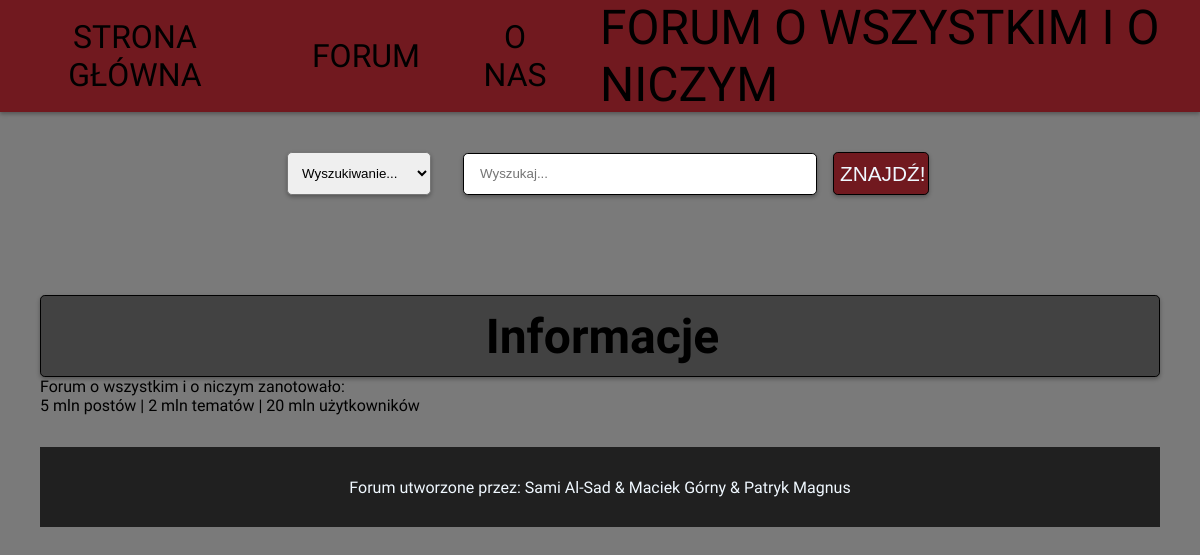
The app's page /, older data.
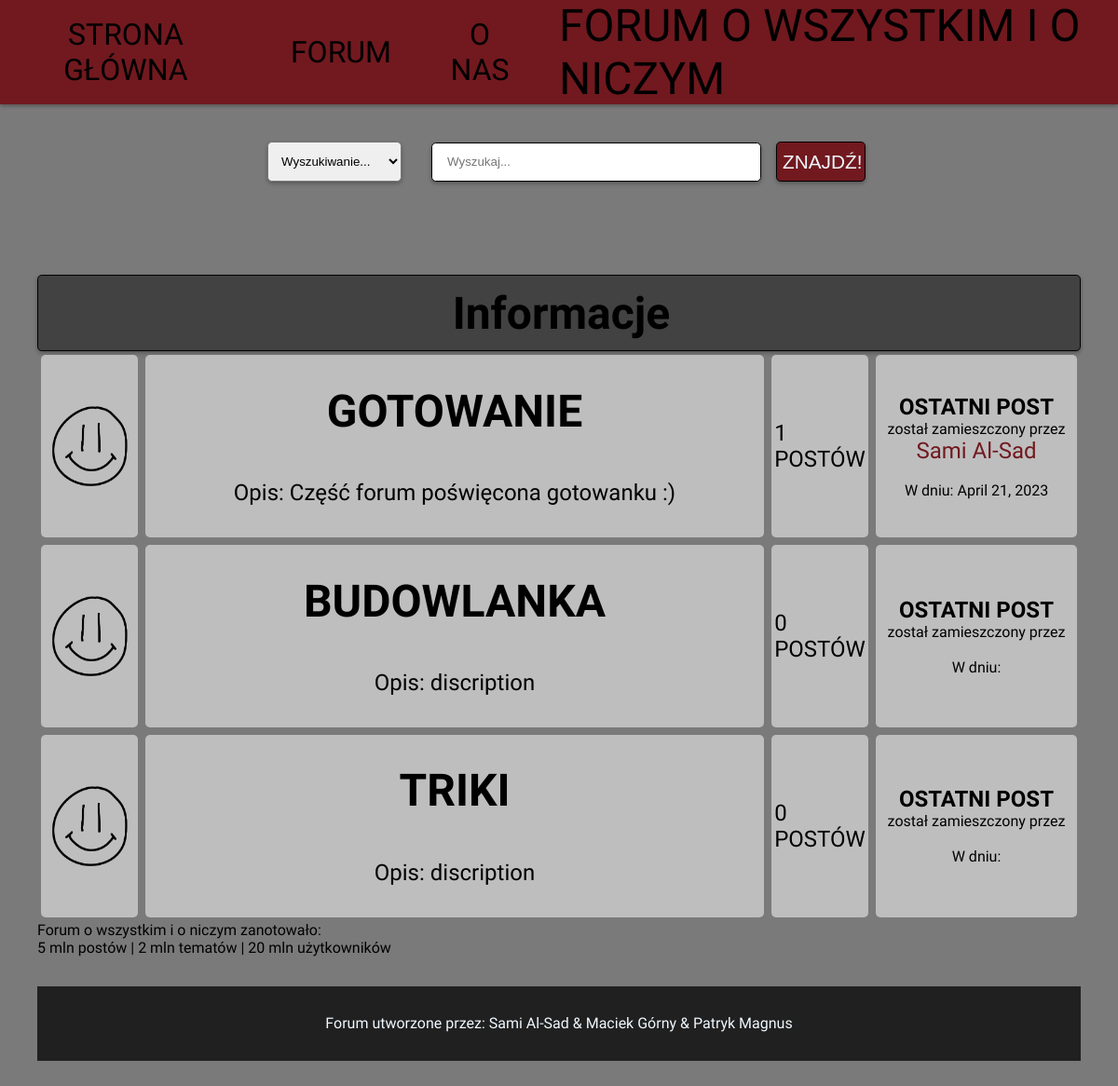
The same page, newer data.
### APPNAME/models.py (models this page shows, shortened)
class Category(models.Model):
    title = models.CharField(max_length=50)
    slug = models.SlugField(max_length=400, unique=True, blank=True)
    discription = models.TextField(default="discription")
    class Meta:
        verbose_name_plural = "categories"
    def get_url(self):
        return reverse("posts" ,kwargs={
            "slug":self.slug
        })
    @property
    def num_posts(self):
        return Post.objects.filter(categores=self).count()
    @property
    def last_post(self):
        return Post.objects.filter(categores=self).latest("date")

class Post(models.Model):
    title = models.CharField(max_length=400)
    slug = models.SlugField(max_length=400, unique=True, blank=True)
    user = models.ForeignKey(Author, on_delete=models.CASCADE)
    content = HTMLField()
    categores = models.ManyToManyField(Category)
    date = models.DateTimeField(auto_now_add=True)
    approved = models.BooleanField(default=False)
    hit_count_generic = GenericRelation(HitCount, object_id_field='object_pk', related_query_name='hit_count_generic_relation')
    tags = TaggableManager()
    comments = models.ManyToManyField(Comment, blank=True)
    def get_url(self):
        return reverse("detail" ,kwargs={
            "slug":self.slug
        })

class Author(models.Model):
    user = models.ForeignKey(User, on_delete=models.CASCADE)
    fullname = models.CharField(max_length=40, blank=True)
    slug = models.SlugField(max_length=400, unique=True, blank=True)
    bio = HTMLField()
    profile_pic = ResizedImageField(size=[50, 80], quality=100, upload_to="authors", default="None", null=True, blank=True)

### APPNAME/views.py (the view)
# urls.py: path("", home, name="home"),
def home(request):
    forums = Category.objects.all()
    context = {
        "forums":forums,
    }
    return render(request, "home.html", context)

### templates/home.html (shortened to what this page needs)
{% extends 'base.html' %} {% block content %}
<div class="container">
  <div class="forum">
    <div class="forum-title">
      <h1 class="tytul">Informacje</h1>
    </div>
    {% for forum in forums %}
    <div class="forum-row">
      <div class="forum-icon forum-columns center">
        <i class="trzeba tu dodac jakas graficzke dawg"
          ><img
            class="smile"
            alt="buont"
        /></i>
      </div>
      <div class="forum-description forum-columns">
        <h1>
          <a class="tytul-naglowek" href="{{forum.get_url}}">{{forum.title}}</a>
        </h1>
        <p class="opis-lol">Opis: {{forum.discription}}</p>
      </div>
      <div class="forum-statistics forum-columns center">
        <span class="infoposty">{{forum.num_posts}} postów </span>
      </div>
      <div class="forum-information forum-columns">
        <b
          ><a href="{{forum.last_post.get_url}}" class="ostatnipost"
            >Ostatni post</a
          ></b
        >
        został zamieszczony przez
        <a class="przez" href="">{{forum.last_post.user.fullname | title}} </a>
        <br />
        W dniu: {{forum.last_post.date | date}}
      </div>
    </div>
    {% endfor %}
  </div>
  <div class="someinfo">
    <div class="stats">Forum o wszystkim i o niczym zanotowało:</div>
    <div>
      <span>5 mln postów | 2 mln tematów | 20 mln użytkowników</span>
    </div>
  </div>
  {% endblock content %}

### templates/base.html (shortened to what this page needs)
{% load static %}
<!DOCTYPE html>
<html lang="en">
  <head>
    <link rel="stylesheet" href=" {% static 'style.css' %} " />
  </head>
  <body>
    <header>
      <div class="navbar">
        <nav class="navigation" id="navbar" style="padding: 0px">
          <ul
            class="navbar-list"
            style="margin-bottom: 0px; margin-top: 0px; padding-left: 0px"
          >
            <li class="navbar-items">
              <a href="">Strona Główna</a>
            </li>
            <li class="navbar-items">
              <a href="#">Forum</a>
            </li>
            <li class="navbar-items">
              <a href="#">O nas</a>
            </li>
          </ul>
        </nav>
        <div class="brand-logo">
          <a class="logo"> Forum O wszystkim i o niczym </a>
        </div>
      </div>
      <div class="searching">
        <select name="" id="">
          <option value="anything">Wyszukiwanie...</option>
        </select>
        <input type="text" name="q" id="wyszukaj" placeholder="Wyszukaj..." />
        <button id="guzik">Znajdź!</button>
      </div>
    </header>
    {% block content %} {% endblock content %}
    <footer class="dol">
      <span class="info"
        >Forum utworzone przez: Sami Al-Sad & Maciek Górny & Patryk Magnus</span
      >
    </footer>
  </body>
</html>

### static/style.css (style rules this page uses)
body { margin: 0; font-size: 1rem; background-color: rgb(122, 122, 122); font-family: "Sigmar", cursive; }
header { margin: 0; }
.navbar { display: flex; align-items: center; justify-content: center; width: 100%; height: 7rem; font-size: 2rem; background-color: rgb(113, 25, 31); box-shadow: 0 2px 4px rgba(0, 0, 0, 0.3); }
.brand-logo { height: 100%; width: 50%; display: flex; align-items: center; justify-content: center; text-transform: uppercase; }
.logo { font-size: 3rem; }
.navigation { padding: 12px; width: 15rem; height: 15rem; width: 50%; height: 100%; display: flex; align-items: center; justify-content: center; }
.navbar-list { list-style-type: none; overflow: hidden; width: 100%; height: 100%; display: flex; flex-direction: row; align-items: center; justify-content: flex-start; }
.navbar-items a { color: black; text-decoration: none; text-transform: uppercase; text-align: center; display: block; font-size: 2rem; padding: 10px; margin-right: 2rem; }
.searching { padding: 40px; display: flex; justify-content: center; align-items: center; flex-direction: row; }
.searching select { padding: 10px; width: 9rem; height: 2.7rem; border-radius: 0.3rem; box-shadow: 0 2px 4px rgba(0, 0, 0, 0.3); cursor: pointer; margin-left: 1rem; margin-right: 1rem; }
#wyszukaj { width: 20rem; height: 2.5rem; border-radius: 0.3rem; margin-left: 1rem; margin-right: 1rem; box-shadow: 0 2px 4px rgba(0, 0, 0, 0.3); border: 1px solid black; padding: 0rem 1rem; }
#guzik { height: 2.7rem; width: 6rem; font-size: 1.3rem; background-color: rgb(113, 25, 31); border-radius: 0.3rem; border: 1px solid black; color: aliceblue; box-shadow: 0 2px 4px rgba(0, 0, 0, 0.3); text-transform: uppercase; cursor: pointer; }
.dol { width: 100%; height: 5rem; display: flex; align-items: center; justify-content: center; color: aliceblue; background-color: rgba(0, 0, 0, 0.738); position: relative; bottom: 0; margin-top: 2rem; }
.forum-title { background-color: rgb(66, 66, 66); padding-left: 5px; border-radius: 0.3rem; border: 1px solid black; height: 5rem; display: flex; align-items: center; box-shadow: 0 2px 4px rgba(0, 0, 0, 0.3); justify-content: center; }
.tytul { font-size: 3rem; }
.container { margin: 20px; padding: 20px; }
.forum { margin-top: 20px; }
.forum-row { display: grid; grid-template-columns: 10% 60% 10% 20%; }
.forum-columns { padding: 10px; margin: 4px; border-radius: 5px; background-color: rgb(190, 190, 190); }
.tytul-naglowek { text-decoration: none; color: black; text-transform: uppercase; font-size: 3rem; }
.opis-lol { font-size: 1.5rem; }
.smile { width: 100%; height: 100%; }
.forum-icon, .forum-description, .forum-statistics, .forum-information { display: flex; justify-content: center; align-items: center; flex-direction: column; }
.infoposty { text-transform: uppercase; font-size: 1.5rem; }
.ostatnipost { text-decoration: none; text-transform: uppercase; color: black; font-size: 1.5rem; }
.przez { text-decoration: none; font-size: 1.5rem; color: rgb(113, 25, 31); }

Row changes from the older to the newer data that the page shows:
added Category: title "GOTOWANIE", discription "Część forum poświęcona gotowanku :)", num_posts "1", last_post.user.fullname "Sami Al-Sad", last_post "April 21, 2023"
added Category: title "BUDOWLANKA", discription "discription", num_posts "0"
added Category: title "TRIKI", discription "discription", num_posts "0"
